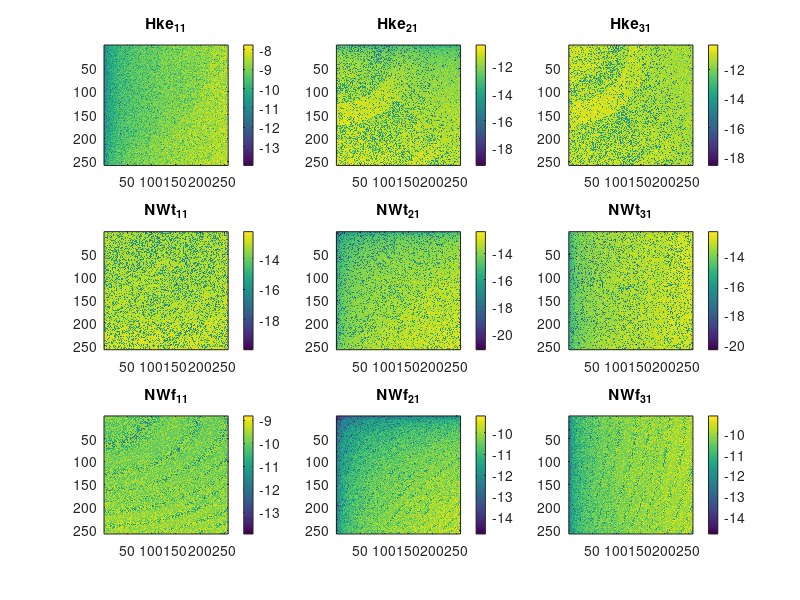
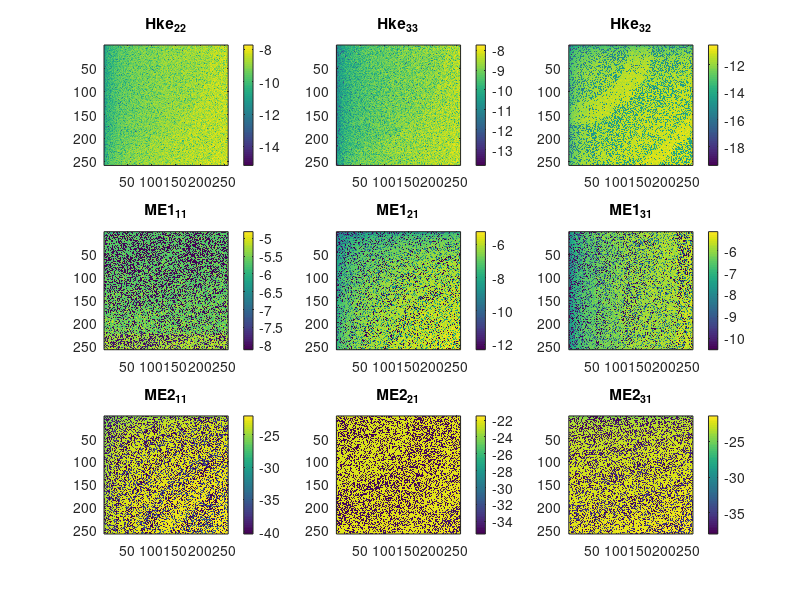

These figures' MATLAB source, in order:
% SPDX-License-Identifier: CC0-1.0

% defining all the variables
clear all;
clc;
close all;
% Define the center frequency of the source waveform
fc              =   40;
% for this test of the Green's fucntions we use the basic equations and a
% single frrequency value
s               =   2i*pi*fc;

% Define Medium Parameters (frequency-independent)
rhof            =   1.0e3; % fluid density
rho             =   2.7e3;
Gfr             =   9.0e9; % shear modulus of the framework of grains
eta             =   1.0e-3; % fluid viscosity
k0              =   1.3e-12; % medium permeability (static)
Kfr             =   4.0e9;
Ks              =   4.0e10;
Kf              =   2.2e9;
Concentr        =   1.0e-4;
bplus           =   3.0e11;
bmin            =   3.0e11;
porosity        =   0.3;
epsilonRF       =   80.0;
epsilonRS       =   4.0;
alpha_inf       =   3.0;
pH              =   7.0;
similaritypar   =   8;

c0              =   299792458; %// velocity of light in free-space
mu0             =   4.0e-7*pi; %// free-space magnetic permeability
epsilon0        =   1.0/(mu0*c0*c0); %// free-space electric permittivity
e               =   1.602e-19; %// elementary charge
z_1             =   1; %// ion valences
z_1c            =   -1; %// valency of the conjugate ion
NA              =   6.022e23; %// Avogadro's constant [mol^{-1}]
kb              =   1.381e-23;  %// Boltzmann constant
T               =   295.0; %// Temperature in Kelvin

epsilonR        =   (porosity/alpha_inf)*(epsilonRF-epsilonRS)+epsilonRS ;
omegac          =   (porosity*eta)/(alpha_inf*k0*rhof);% critical frequency
zetap           =   8e-3+26e-3*log10(Concentr);% zeta potential, empirical relation (experimental studies, Pride&Morgan 1991)
L0              =   -(porosity*epsilon0*epsilonRF*zetap)/(alpha_inf*eta); % static coupling coefficient
L               =   10000; %because omega << omega_c (critical frequency)
N               =   10e3*Concentr*NA*abs(z_1c); % bulk-ionic concentration (of species i, in this case only 2 species; binary symmetric electrolyte)
sigmaF          =   ((e*z_1)^2)*N*(bplus+bmin); %! conductivity of the pore-fluid phase (simplified cond. pure electrolyte)
sigmaE          =   (porosity*sigmaF)/(alpha_inf); %! bulk electric conductivity (freq-(in)dependent)
% %!sigma_E = (poros*sigmaF)/(alpha_inf)*(1+(2*(sigma_em+sigma_os))/(sigmaF*Lambda)); ! = complete version: bulk electric conductivity (freq-dependent */
rhoB            =   (1.0-porosity)*rho+porosity*rhof; % effective density of the fluid (in relative motion)
epsilon         =   epsilon0*epsilonR;
Delta           =   Kf*((1-porosity)*Ks-Kfr)/(porosity*(Ks)^2); %! combination of the frequency-independent compression moduli
Kg              =   (Kfr+porosity*Kf+(1+porosity)*Ks*Delta)/(1+Delta); %! Gassmann's bulk modulus
C               =   (Kf+Ks*Delta)/(1+Delta);
M               =    Kf/(porosity*(1+Delta)); %! the elastic media parameter S is defined as Kg-2/3Gfr-C**2/ M
H               =   Kg + 4.0*Gfr/3.0;
S               =   Kg-((2.0/3.0)*Gfr)-((C*C)/M);
sigmaM          =   0.0; % magnetic conductivity
Kc              =   (S+2.*Gfr);
k               =   k0./(sqrt(1+4.*s./(similaritypar.*omegac))+s./omegac);% frequency-dependent dynamic permeability
rhoE            =   eta./(s.*k); % effective density
rhoc            =   rhoB-((rhof.*rhof)./rhoE); % Complex Density rhoC
zeta            =   sigmaM+s.*mu0; 
etae            =   sigmaE+s.*epsilon;
varsigma        =   etae - s.*rhoE.*L.^2;
chi             =   s.*rhof*L;

% define the spherical wavenumebrs of eqs B-9, B-10, B-12, and B-13.
ypf     =   s./sqrt(2).*sqrt((rhoB.*M-2.*rhof.*C+rhoE.*H.*etae./varsigma)./(H.*M-C.^2) - sqrt(((rhoB.*M-2.*rhof.*C+rhoE.*H.*etae./varsigma)./(H.*M-C.^2)).^2 + 4.*(rhof.^2-rhoB.*rhoE.*etae./varsigma)./(H.*M-C.^2)));
yps     =   s./sqrt(2).*sqrt((rhoB.*M-2.*rhof.*C+rhoE.*H.*etae./varsigma)./(H.*M-C.^2) + sqrt(((rhoB.*M-2.*rhof.*C+rhoE.*H.*etae./varsigma)./(H.*M-C.^2)).^2 + 4.*(rhof.^2-rhoB.*rhoE.*etae./varsigma)./(H.*M-C.^2)));
ys      =   1/sqrt(2).*sqrt(s.^2.*rhoc./Gfr+zeta.*etae - sqrt((s.^2.*rhoc./Gfr-zeta.*etae).^2-4.*s.^3.*zeta.*(rhof.*L).^2./Gfr));
yem     =   1/sqrt(2).*sqrt(s.^2.*rhoc./Gfr+zeta.*etae + sqrt((s.^2.*rhoc./Gfr-zeta.*etae).^2-4.*s.^3.*zeta.*(rhof.*L).^2./Gfr));
% define the transversal and longitudinal factors that occur in all
% coefficients
dems    =   1./(yem.^2-ys.^2);            
dpspf   =   1./(yps.^2-ypf.^2);     

% define the grid in k-space, we make a square grid in (kx,ky)-plane and a 
% small number of vertical wavenumber values to test the accuracy of
% Green's functions for different values of kz
nx=512;
x1=linspace(0,500,nx/2+1);
dx=x1(2);
dk=2*pi/(dx*nx);
kk=(0:nx/2+1)*dk;
[k1,k2]=meshgrid(kk,kk);
nn=64;
for ik = 1:nx/nn
% compute the vertical wavenumber
    k3 = (ik-1)*dk*nn/2 +1e-3;
% compute the spherical wavenumber
    kap = sqrt(k1.^2 + k2.^2 + k3.^2);
% compute the vector components that occur in eqs 13-22
    kmat11 = (k1./kap).^2;
    kmat12 = k1.*k2./kap.^2;
    kmat13 = k1.*k3./kap.^2;
    kmat21 = k2.*k1./kap.^2;
    kmat22 = (k2./kap).^2;
    kmat23 = k2.*k3./kap.^2;
    kmat31 = k3.*k1./kap.^2;
    kmat32 = k3.*k2./kap.^2;
    kmat33 = (k3./kap).^2;
% compute the scalar transversal and longitudinal Green's functions
    GSS = 1./(kap.^2+ys.^2) - 1./(kap.^2+yem.^2);
    GPP = 1./(kap.^2+ypf.^2) - 1./(kap.^2+yps.^2);
% force acting on the bulk eqs 36-37 and reciprocity
    KSSwf = s.*rhof.*(zeta.*varsigma+kap.^2).*dems./(rhoE*Gfr);
    KPPwf = -s*C.*(s.^2*rhof./C+kap.^2).*dpspf./(H*M-C^2);
    KSSvff = KSSwf;
    KPPvff = KPPwf;
% electric current source eqs 45-46 and reciprocity
    KSSwe = zeta.*L.*(s.^2.*rhoB/Gfr+kap.^2).*dems;
    KPPwe = -s.^2.*rhoE.*L.*H.*(s.^2.*rhoB/H+kap.^2).*dpspf./((H*M-C^2).*varsigma);
    KSSeff = KSSwe;
    KPPeff = KPPwe;
% force acting on the fluid eqs 52-58
    KSSwff = -(s.^2.*rhoB/Gfr+kap.^2).*(zeta.*varsigma+kap.^2).*dems./(s.*rhoE);
    KPPwff = s.*H.*(s.^2.*rhoB/H+kap.^2).*dpspf./(H*M-C^2);
    KPPpff = -(s.^2*(rhoB.*M-rhof*C)./(H*M-C^2)+kap.^2).*dpspf;
    KSSmff = -L.*(s.^2.*rhoB/Gfr+kap.^2).*dems;
    KSStff = rhof.*(zeta.*varsigma+kap.^2).*dems./rhoE;
    KPPtff = -2*Gfr*C.*(s.^2*rhof/C+kap.^2).*dpspf./(H*M-C^2);
    NPPtff = -s.^2*(rhof*H-rhoB*C).*dpspf./(H*M-C^2);
% particle velocity as given in eq 13
    v11 = KSSvff.*GSS.*(kmat11-1)+KPPvff.*GPP.*kmat11;
    v21 = KSSvff.*GSS.*kmat21+KPPvff.*GPP.*kmat21;
    v31 = KSSvff.*GSS.*kmat31+KPPvff.*GPP.*kmat31;
% electric field as given in eq 13
    E11 = KSSeff.*GSS.*(kmat11-1)+KPPeff.*GPP.*kmat11;
    E21 = KSSeff.*GSS.*kmat21+KPPeff.*GPP.*kmat21;
    E31 = KSSeff.*GSS.*kmat31+KPPeff.*GPP.*kmat31;
% filtration velocity as given in eq 13
    w11 = KSSwff.*GSS.*(kmat11-1)+KPPwff.*GPP.*kmat11;
    w21 = KSSwff.*GSS.*kmat21+KPPwff.*GPP.*kmat21;
    w31 = KSSwff.*GSS.*kmat31+KPPwff.*GPP.*kmat31;
% acoustic pressure as given in eq 14
    p1 = -KPPpff.*GPP.*1i.*k1;
% magnetic field as given in eq 15
    H11 = 0;
    H21 = KSSmff.*1i.*k3.*GSS;
    H31 = -KSSmff.*1i.*k2.*GSS;
% buk stress as given in eq 16
    tau11 = -2*KSStff.*GSS.*(kmat11-1).*1i.*k1-KPPtff.*GPP.*(kmat11-1).*1i.*k1...
        - NPPtff.*GPP.*1i.*k1;
    tau21 = -KSStff.*GSS.*(2*kmat11-1).*1i.*k2-KPPtff.*GPP.*kmat11.*1i.*k2;
    tau22 = -2*KSStff.*GSS.*kmat22.*1i.*k1-KPPtff.*GPP.*(kmat22-1).*1i.*k1...
        - NPPtff.*GPP.*1i.*k1;
    tau31 = -KSStff.*GSS.*(2*kmat11-1).*1i.*k3-KPPtff.*GPP.*kmat11.*1i.*k3;
    tau32 = -2*KSStff.*GSS.*kmat12.*1i.*k3-KPPtff.*GPP.*kmat12.*1i.*k3;
    tau33 = -2*KSStff.*GSS.*kmat33.*1i.*k1-KPPtff.*GPP.*(kmat33-1).*1i.*k1...
        - NPPtff.*GPP.*1i.*k1;
% test eq 3
    Maxw111 = 1i*(k2.*H31-k3.*H21)+varsigma.*E11+s.*rhoE.*L.*w11;
    Maxw121 = 1i*(k3.*H11-k1.*H31)+varsigma.*E21+s.*rhoE.*L.*w21;
    Maxw131 = 1i*(k1.*H21-k2.*H11)+varsigma.*E31+s.*rhoE.*L.*w31;
% test eq 4
    Maxw211 = -1i*(k2.*E31-k3.*E21)+zeta.*H11;
    Maxw221 = -1i*(k3.*E11-k1.*E31)+zeta.*H21;
    Maxw231 = -1i*(k1.*E21-k2.*E11)+zeta.*H31;
% test eq 7
    Newt1=s.*(rhoB.*v11+rhof.*w11)+1i.*(k1.*tau11+k2.*tau21+k3.*tau31);
    Newt2=s.*(rhoB.*v21+rhof.*w21)+1i.*(k1.*tau21+k2.*tau22+k3.*tau32);
    Newt3=s.*(rhoB.*v31+rhof.*w31)+1i.*(k1.*tau31+k2.*tau32+k3.*tau33);
% test eq 8
    Newf1=s.*(rhof.*v11+rhoE.*(w11-L*E11))-1i.*k1.*p1-1;
    Newf2=s.*(rhof.*v21+rhoE.*(w21-L*E21))-1i.*k2.*p1;
    Newf3=s.*(rhof.*v31+rhoE.*(w31-L*E31))-1i.*k3.*p1;
% test eq 9
    Hke11=s*tau11+(H-2*Gfr)*1i*(k1.*v11+k2.*v21+k3.*v31)+Gfr*2i*(k1.*v11) ...
        + C*1i*(k1.*w11+k2.*w21+k3.*w31);
    Hke21=s*tau21+Gfr*1i*(k1.*v21+k2.*v11);
    Hke22=s*tau22+(H-2*Gfr)*1i*(k1.*v11+k2.*v21+k3.*v31)+Gfr*2i*(k2.*v21) ...
        + C*1i*(k1.*w11+k2.*w21+k3.*w31);
    Hke31=s*tau31+Gfr*1i*(k1.*v31+k3.*v11);
    Hke32=s*tau32+Gfr*1i*(k2.*v31+k3.*v21);
    Hke33=s*tau33+(H-2*Gfr)*1i*(k1.*v11+k2.*v21+k3.*v31)+Gfr*2i*(k3.*v31) ...
        + C*1i*(k1.*w11+k2.*w21+k3.*w31);
% test eq 10
    Hkf11=s.*p1-1i*(k1.*v11+k2.*v21+k3.*v31)*C-M*1i*(k1.*w11+k2.*w21+k3.*w31);
% plot test results
    if ik > 1
        close(1)
        close(2)
    end
    figure(1)
    subplot(3,3,1);imagesc(log10(abs(Hke11)));colorbar;title('Hke_{11}');
    subplot(3,3,2);imagesc(log10(abs(Hke21)));colorbar;title('Hke_{21}');
    subplot(3,3,3);imagesc(log10(abs(Hke31)));colorbar;title('Hke_{31}');
    subplot(3,3,4);imagesc(log10(abs(Newt1)));colorbar;title('NWt_{11}');
    subplot(3,3,5);imagesc(log10(abs(Newt2)));colorbar;title('NWt_{21}');
    subplot(3,3,6);imagesc(log10(abs(Newt3)));colorbar;title('NWt_{31}');
    subplot(3,3,7);imagesc(log10(abs(Newf1)));colorbar;title('NWf_{11}');
    subplot(3,3,8);imagesc(log10(abs(Newf2)));colorbar;title('NWf_{21}');
    subplot(3,3,9);imagesc(log10(abs(Newf3)));colorbar;title('NWf_{31}');
    pause(0.1)
    figure(2)
    subplot(3,3,1);imagesc(log10(abs(Hke22)));colorbar;title('Hke_{22}');
    subplot(3,3,2);imagesc(log10(abs(Hke33)));colorbar;title('Hke_{33}');
    subplot(3,3,3);imagesc(log10(abs(Hke32)));colorbar;title('Hke_{32}');
    subplot(3,3,4);imagesc(log10(abs(Maxw111)));colorbar;title('ME1_{11}');
    subplot(3,3,5);imagesc(log10(abs(Maxw121)));colorbar;title('ME1_{21}');
    subplot(3,3,6);imagesc(log10(abs(Maxw131)));colorbar;title('ME1_{31}');
    subplot(3,3,7);imagesc(log10(abs(Maxw211)));colorbar;title('ME2_{11}');
    subplot(3,3,8);imagesc(log10(abs(Maxw221)));colorbar;title('ME2_{21}');
    subplot(3,3,9);imagesc(log10(abs(Maxw231)));colorbar;title('ME2_{31}');
    pause(0.1)
end
